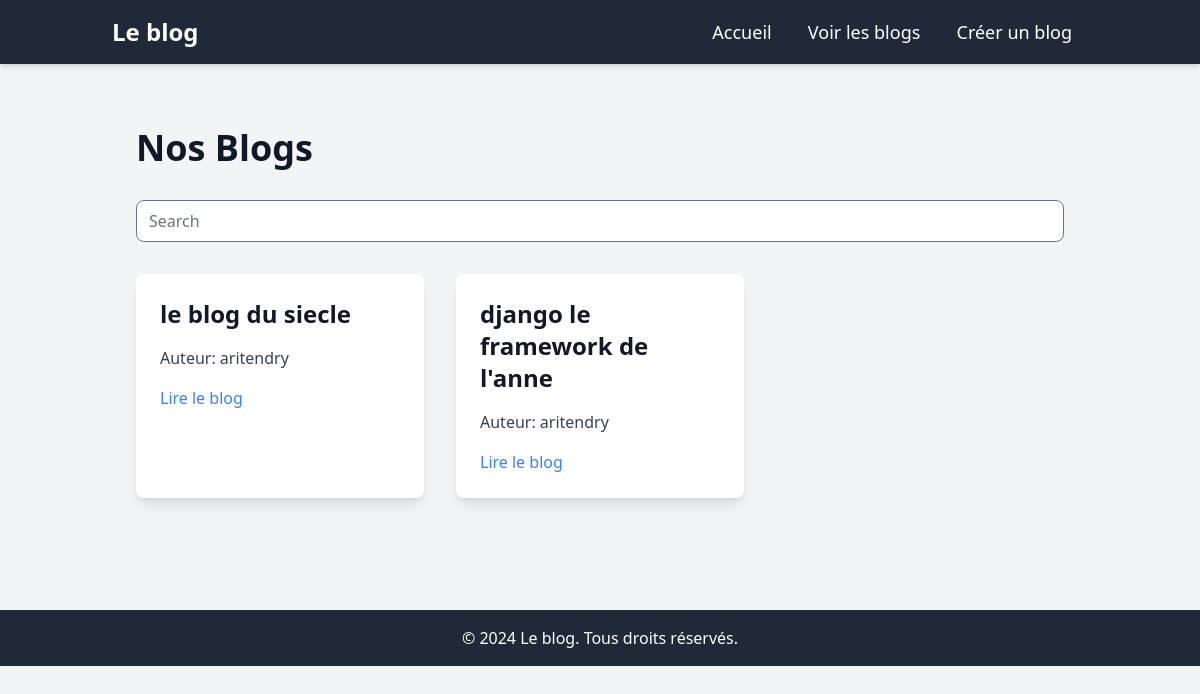
The page /blog/ on the database as committed earlier.
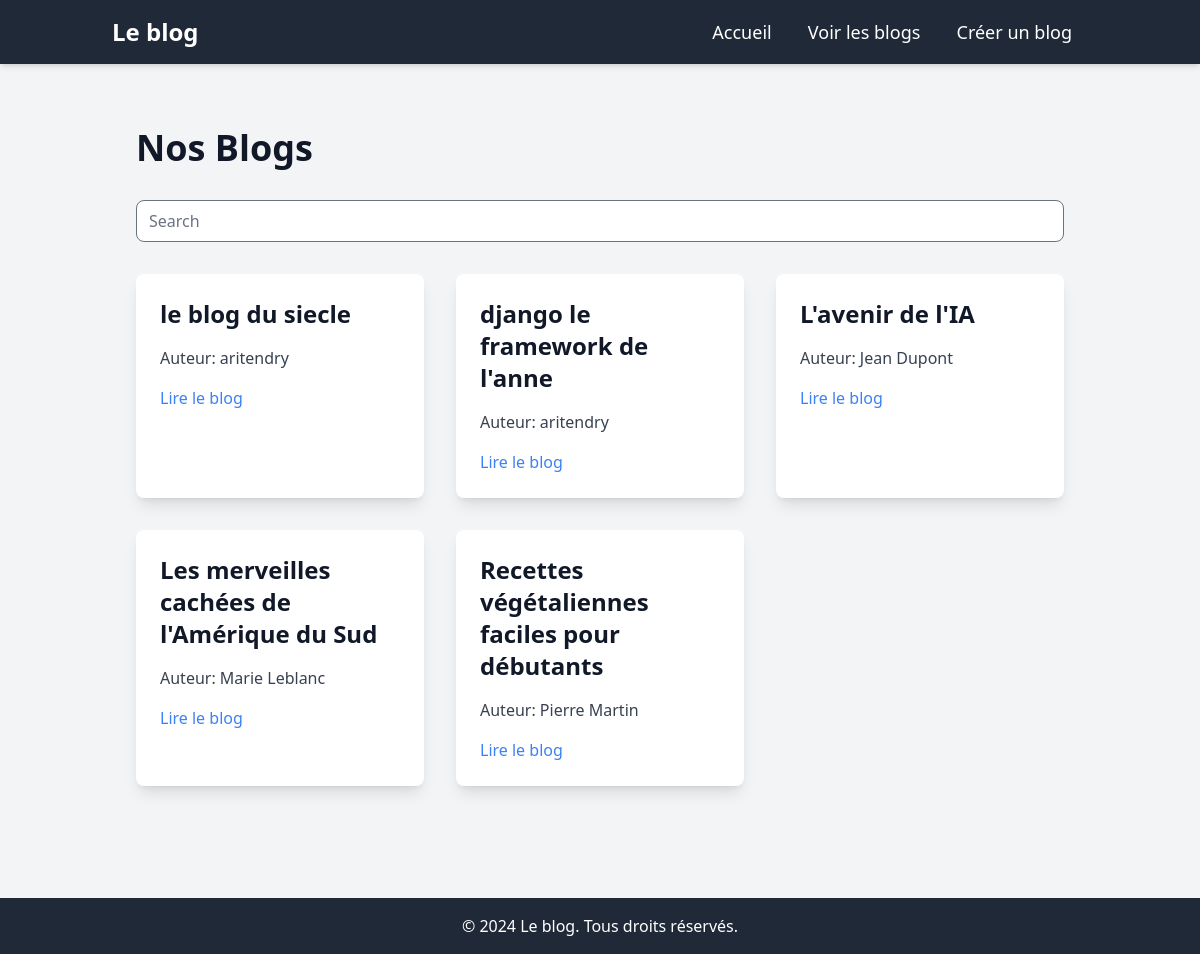
The same page on the database as committed later.
### blog/models.py (models this page shows, shortened)
class Blog(models.Model):
    title = models.CharField(max_length=200)
    slug = models.SlugField()
    summary = models.TextField(max_length=200)
    author = models.CharField(max_length=50)

### blog/views.py (the view)
# urls.py: path('blog/',view_blog,name='view_blog'),
def view_blog(request):
    blogs = Blog.objects.all()
    return render(request, 'blog/view_blog.html', context={'blogs': blogs})

### blog/templates/blog/view_blog.html (shortened to what this page needs)
{% extends 'base.html' %}
{% block content %}
<div class="container mx-auto px-6 py-8">
    <h1 class="text-4xl font-bold mb-8">Nos Blogs</h1>
    <div class="mb-8">
        <input type="text" id="search-bar" placeholder="Search" class="w-full p-3 rounded-lg border-gray-100 focus:outline-none focus:border-green-500">
    </div>
    <div class="grid grid-cols-1 md:grid-cols-2 lg:grid-cols-3 gap-8" id="blog-container">
        {% for blog in blogs %}
            <div class="bg-white p-6 rounded-lg shadow-lg transition transform hover:scale-105 blog-item">
                <h2 class="text-2xl font-semibold mb-4">{{ blog.title }}</h2>
                <p class="text-gray-700 mb-4">Auteur: {{ blog.author }}</p>
                <a href="{% url 'blog_details' blog.slug %}" class="text-blue-500 hover:underline">Lire le blog</a>
            </div>
        {% endfor %}
    </div>
</div>
{% endblock %}

### templates/base.html (shortened to what this page needs)
{% load tailwind_tags %}
<!DOCTYPE html>
<html lang="en">
<head>
    {% tailwind_css %}
</head>
<body class="bg-gray-100 text-gray-900">
    <header class="bg-gray-800 text-white shadow-md">
        <div class="container mx-auto px-6 py-4 flex justify-between items-center">
            <a href="{% url 'index' %}" class="text-2xl font-bold hover:text-gray-400 transition duration-300">Le blog</a>
            <nav>
                <a href="{% url 'index' %}" class="text-lg mx-4 hover:text-gray-400 transition duration-300">Accueil</a>
                <a href="{% url 'view_blog' %}" class="text-lg mx-4 hover:text-gray-400 transition duration-300">Voir les blogs</a>
                <a href="{% url 'create_blog' %}" class="text-lg mx-4 hover:text-gray-400 transition duration-300">Créer un blog</a>
            </nav>
        </div>
    </header>
    <main class="container mx-auto px-6 py-8">
        {% block content %}
        {% endblock %}
    </main>
    <footer class="bg-gray-800 text-white mt-12 py-4">
        <div class="container mx-auto text-center">
            &copy; 2024 Le blog. Tous droits réservés.
        </div>
    </footer>
</body>
</html>

Rows that differ between the two databases and show on the page:
added Blog: title "L'avenir de l'IA", author "Jean Dupont"
added Blog: title "Les merveilles cachées de l'Amérique du Sud", author "Marie Leblanc"
added Blog: title "Recettes végétaliennes faciles pour débutants", author "Pierre Martin"
